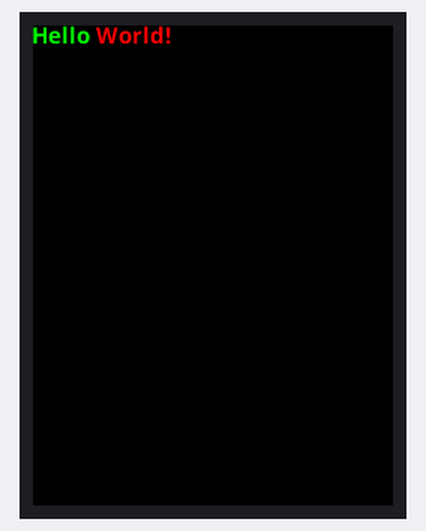
Bench run of a sketch on a simulated ESP32. Shown: 240×320 colour display. What the sketch prints to the serial monitor is not drawn.

Above: at 0.3 s.
At 4.3 s:
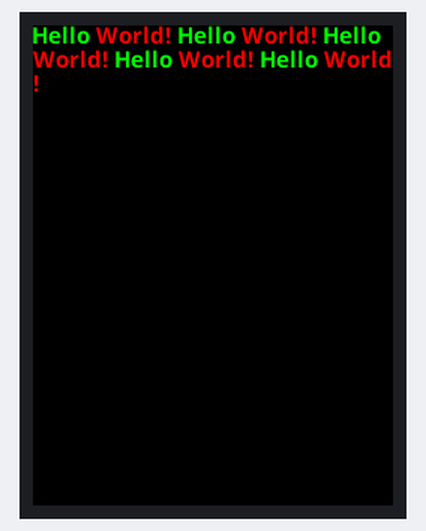
At 9.3 s:
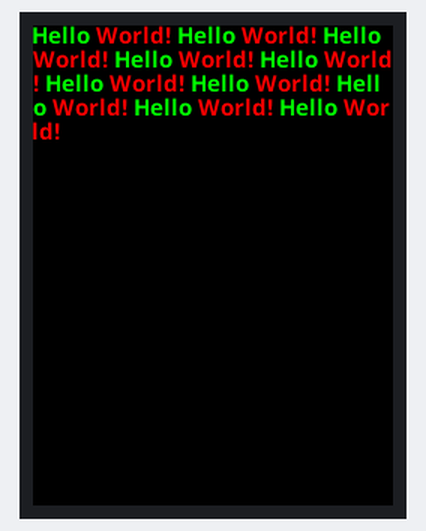
At 19.3 s:
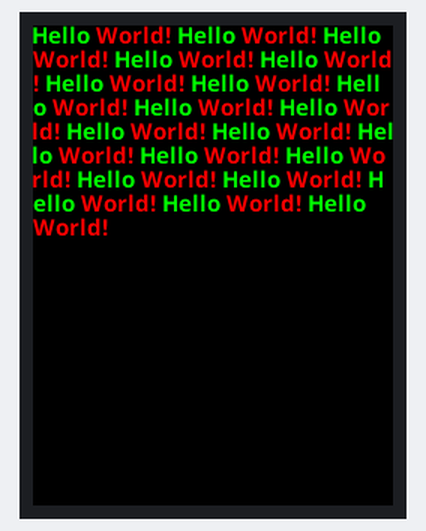
At 28.3 s:
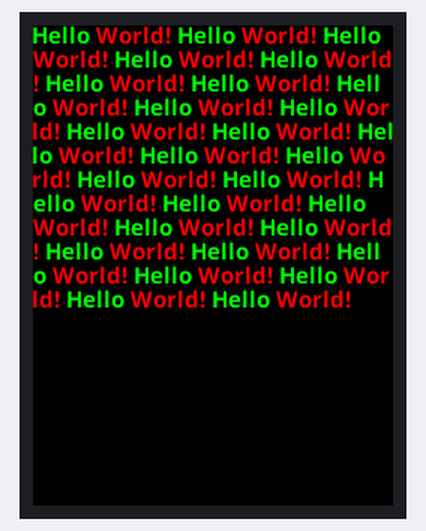
At 38.4 s:
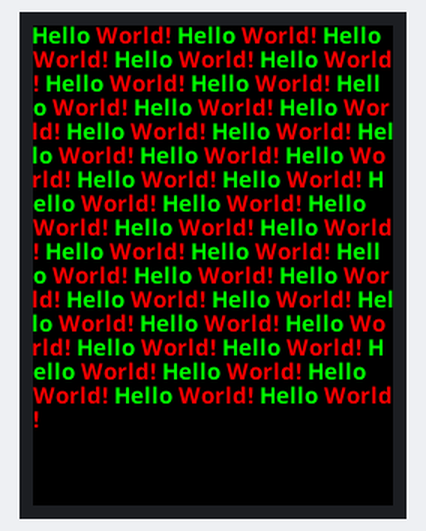

Measured:
- what the display in image 1 shows lasts 1.0 s, from 4.2 s to 5.2 s

The sketch:

TFT_hello_world.ino
```cpp
#include <TFT_eSPI.h>
#include <SPI.h>
#include "NotoSansBold15.h"
#include "esp_adc_cal.h"

const int pin[13] = {36, 37, 38, 39, 32, 33, 27, 25, 26, 2, 15, 13, 12};
const int batteryPin = 34;

int battery;
int volt;
int vref = 1100;

TFT_eSPI tft = TFT_eSPI();

void setup() {
  Serial.begin(115200);
  tft.init();
  tft.loadFont(NotoSansBold15);
  tft.setTextColor(TFT_GREEN);

  esp_adc_cal_characteristics_t adc_chars;
  esp_adc_cal_value_t val_type = esp_adc_cal_characterize((adc_unit_t)ADC_UNIT_1, (adc_atten_t)ADC1_CHANNEL_6, (adc_bits_width_t)ADC_WIDTH_BIT_12, 1100, &adc_chars);
  //Check type of calibration value used to characterize ADC
  if (val_type == ESP_ADC_CAL_VAL_EFUSE_VREF) {
      Serial.printf("eFuse Vref:%u mV", adc_chars.vref);
      vref = adc_chars.vref;
  } else if (val_type == ESP_ADC_CAL_VAL_EFUSE_TP) {
      Serial.printf("Two Point --> coeff_a:%umV coeff_b:%umV\n", adc_chars.coeff_a, adc_chars.coeff_b);
  } else {
      Serial.println("Default Vref: 1100mV");
  }
  tft.fillScreen(TFT_BLACK);
  tft.setCursor(0, 0);
}

void loop() {
  tft.setTextColor(TFT_GREEN);
  tft.print("Hello ");
  tft.setTextColor(TFT_RED);
  tft.print("World! ");
  delay(1000);
}

int measureVoltage(int measurePin) {
  int raw = 0;
  int voltage = 0;
  for(int j = 0; j < 100; j++ ) {
    raw += analogRead(measurePin);
  }
  voltage = int((float)raw / 409500.0 * 3.3 * vref);
  return voltage;
}
```

Source omitted: toSansBold15.h (data table, 65776 bytes)
